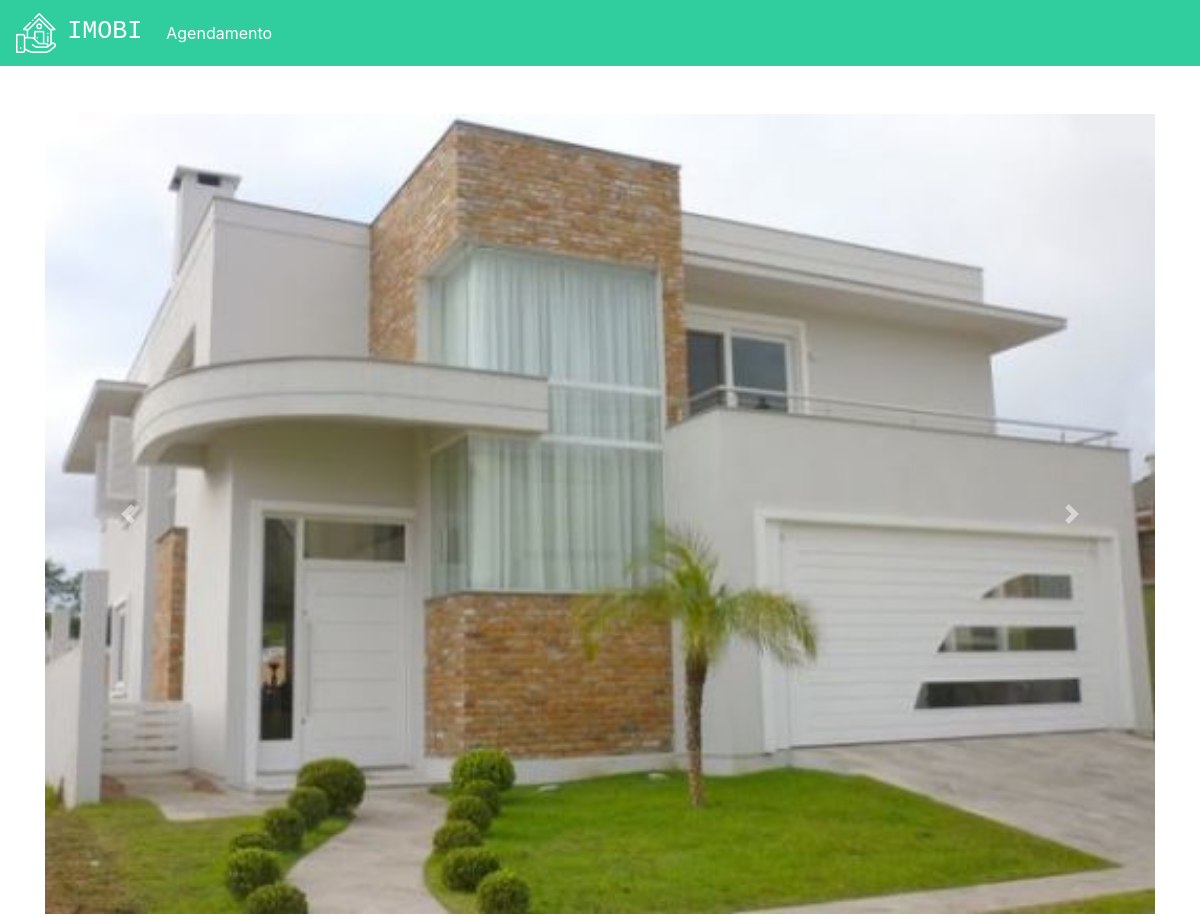
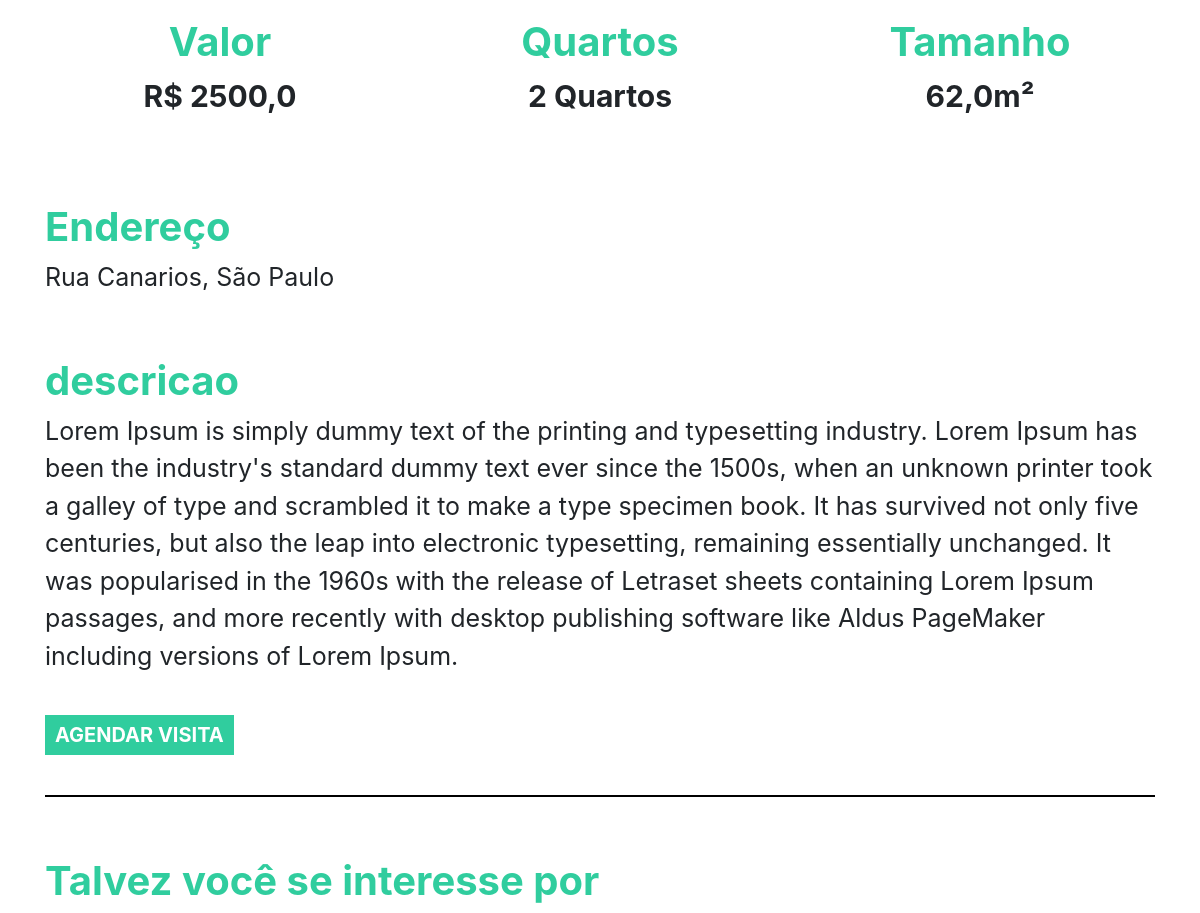
The page /imovel/1 (signed in) on the database its author committed (2 pictures, top to bottom).
### plataforma/models.py (models this page shows, shortened)
class Imagem(models.Model):
    img = models.ImageField(upload_to='img')
    def __str__(self) -> str:
        return self.img.url

class Imovei(models.Model):
    choices = (('V', 'Venda'),
               ('A', 'Aluguel'))
    choices_imovel = (('A', 'Apartamento'),
                      ('C', 'Casa'))
    imagens = models.ManyToManyField(Imagem)
    valor = models.FloatField()
    quartos = models.IntegerField()
    tamanho = models.FloatField()
    cidade = models.ForeignKey(Cidade, on_delete=models.DO_NOTHING)
    rua = models.CharField(max_length=50)
    tipo = models.CharField(max_length=1, choices=choices)
    tipo_imovel = models.CharField(max_length=1, choices=choices_imovel)
    numero = models.IntegerField()
    descricao = models.TextField()
    dias_visita = models.ManyToManyField(DiasVisita)
    horarios = models.ManyToManyField(Horario)

class Cidade(models.Model):
    nome = models.CharField(max_length=30)
    def __str__(self) -> str:
        return self.nome

### plataforma/views.py (the view)
# urls.py: path('imovel/<str:id>', views.imovel, name='imovel'),
def imovel(request, id):
    imovel = get_object_or_404(Imovei, id=id)
    sugestoes = Imovei.objects.filter(cidade=imovel.cidade).exclude(id=id)[:2]
    return render(request, 'imovel.html', {'imovel':imovel, 'sugestoes':sugestoes})

### plataforma/models.py (called while the page is built)
    def __str__(self) -> str:
        return self.dia

    def __str__(self) -> str:
        return str(self.horario)

### plataforma/templates/imovel.html (shortened to what this page needs)
{% extends 'base.html' %}
{% load static %}
{% block 'head' %}
<link rel="stylesheet" href="{% static 'plataforma/css/home.css' %}">
{% endblock  %}
{% block 'body' %}
    <div style="text-align: center" class="container">
        <br>
        <br>
        <div id="carouselExampleControls" class="carousel slide" data-ride="carousel">
            <div class="carousel-inner">
                {% for img in imovel.imagens.all  %}
                    <div class="carousel-item {% if forloop.first %} active {% endif %}" >
                        <img class="d-block w-100" src="{{img}}" alt="First slide">
                    </div>
                {% endfor %}
            </div>
        <a class="carousel-control-prev" href="#carouselExampleControls" role="button" data-slide="prev">
            <span class="carousel-control-prev-icon" aria-hidden="true"></span>
        </a>
        <a class="carousel-control-next" href="#carouselExampleControls" role="button" data-slide="next">
            <span class="carousel-control-next-icon" aria-hidden="true"></span>
        </a>
    </div>
        <div class="row">
            <div class="col-md">
                <h3 class="titulo_especificacao">Valor</h3>
                <p class="especificacao">R$ {{imovel.valor}}</p>
            </div>
            <div class="col-md">
                <h3 class="titulo_especificacao">Quartos</h3>
                <p class="especificacao">{{imovel.quartos}} Quartos</p>
            </div>
            <div class="col-md">
                <h3 class="titulo_especificacao">Tamanho</h3>
                <p class="especificacao">{{imovel.tamanho}}m²</p>
            </div>
        </div>
        <br>
        <br>
        <div style="text-align: left">
            <h3 class="titulo_especificacao">Endereço</h3>
            <p class="especificacao_endereco">{{imovel.rua}}, {{imovel.cidade }}</p>
        </div>
        <br>
        <div style="text-align: left">
            <h3 class="titulo_especificacao">descricao</h3>
            <p class="especificacao_endereco">{{imovel.descricao}}</p>
            <br>
            <button class="btn_agendar_visita" data-toggle="modal" data-target="#exampleModal">AGENDAR VISITA</button>
            <br>
            <br>
        </div>
        <hr style="border: 1px solid black">
        <br>
        <div class="div_possivel_interesse">
            <h3 class="titulo_especificacao">Talvez você se interesse por</h3>
        </div>
    </div>
{% endblock  %}

### templates/static/plataforma/css/home.css (style rules this page uses)
.titulo_especificacao { color: #30CD9E; font-weight: bold; margin-top: 20px; font-size: 40px; }
.especificacao { font-size: 30px; font-weight: bold; }
.especificacao_endereco { font-size: 25px; }
.btn_agendar_visita { border: none; background-color: #30CD9E; color: white; font-weight: bold; font-size: 20px; padding: 5px 10px 5px 10px; }
.div_possivel_interesse { text-align: left; }

### rows shown on the page
Imagem: img (picture)
Imovei: valor "2500,0", quartos "2", tamanho "62,0", rua "Rua Canarios", cidade "São Paulo", descricao "Lorem Ipsum is simply dummy text of the printing and typesetting industry. Lorem Ipsum has been the industry's standard dummy text ever since the 1500s, when an unknown printer took a galley of type and scrambled it to make a type specimen book. It has survived not only five centuries, but also the leap into electronic typesetting, remaining essentially unchanged. It was popularised in the 1960s with the release of Letraset sheets containing Lorem Ipsum passages, and more recently with desktop publishing software like Aldus PageMaker including versions of Lorem Ipsum."
